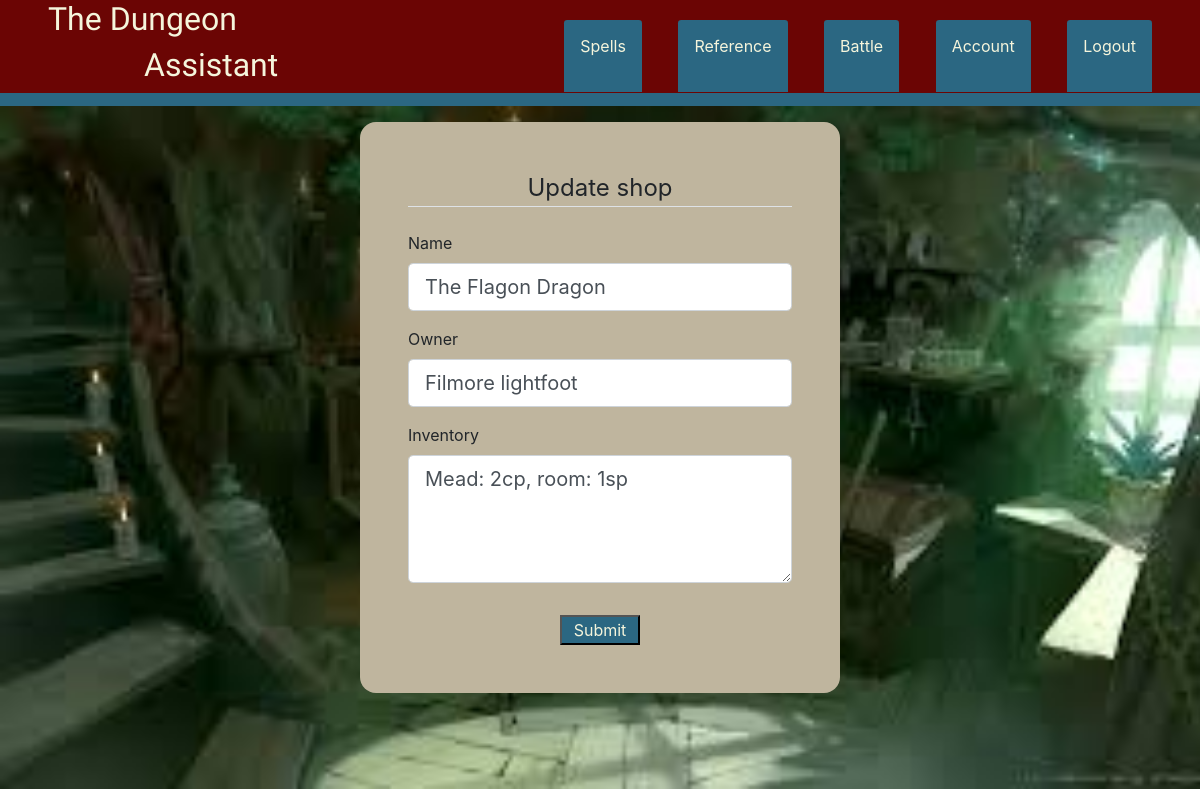
The page /reference/shop/1/update (signed in) on the database its author committed.
### the_assistant/models.py (models this page shows, shortened)
class Shop(db.Model):
    id = db.Column(db.Integer, primary_key=True)
    shop_name = db.Column(db.String(40), nullable=False)
    shop_owner = db.Column(db.String(40), nullable=False)
    inventory = db.Column(db.String(1225), nullable=False)
    user_id = db.Column(db.Integer, db.ForeignKey('user.id'), nullable=False)

### the_assistant/routes.py (the view)
@app.route('/reference/shop/<int:shop_id>/update', methods=['GET', 'POST'])
@login_required
def update_shop(shop_id):
    shop = Shop.query.get_or_404(shop_id)
    if shop.author != current_user:
        abort(403)
    form= CreateShop()
    if form.validate_on_submit():
        shop.shop_name = form.shop_name.data
        shop.shop_owner = form.shop_owner.data
        shop.inventory = form.inventory.data
        db.session.commit()
        flash('Shop updated!', 'success')
        return redirect(url_for('shop', shop_id=shop.id))
    elif request.method == 'GET':
        form.shop_name.data = shop.shop_name
        form.shop_owner.data = shop.shop_owner
        form.inventory.data = shop.inventory
    return render_template('createshop.html', title='Update Shop', form=form, legend= 'Update shop')

### the_assistant/forms.py
class CreateShop(FlaskForm):
    shop_name = StringField('Name', validators=[DataRequired()])
    shop_owner = StringField('Owner', validators=[DataRequired()])
    inventory = TextAreaField('Inventory', validators=[DataRequired()])
    submit = SubmitField('Submit')

### the_assistant/models.py (called while the page is built)
@login_manager.user_loader
def load_user(user_id):
    return User.query.get(int(user_id))

### the_assistant/templates/createshop.html (shortened to what this page needs)
{% extends 'base.html' %}
{% block content %}
<section class="back">
    <div class="background-character-2">
        <form method="POST" action="">
            <fieldset class="form-group">
                <legend class="border-bottom mb-4 center">{{ legend }}</legend>
                <div class="form-group">
                    {{ form.shop_name.label(class="from-control-label") }}
                    {% if form.shop_name.errors %}
                    {{ form.shop_name(class="form-control form-control-lg is-invalid") }}
                    <div class="invalid-feedback">
                        {% for error in form.shop_name.errors %}
                        <span>{{ error }}</span>
                        {% endfor %}
                    </div>
                    {% else %}
                    {{ form.shop_name(class="form-control form-control-lg") }}
                    {% endif %}
                </div>
                <div class="form-group">
                    {{ form.shop_owner.label(class="from-control-label") }}
                    {% if form.shop_owner.errors %}
                    {{ form.shop_owner(class="form-control form-control-lg is-invalid") }}
                    <div class="invalid-feedback">
                        {% for error in form.shop_owner.errors %}
                        <span>{{ error }}</span>
                        {% endfor %}
                    </div>
                    {% else %}
                    {{ form.shop_owner(class="form-control form-control-lg") }}
                    {% endif %}
                </div>
                <div class="form-group">
                    {{ form.inventory.label(class="from-control-label") }}
                    {% if form.inventory.errors %}
                    {{ form.inventory(class="form-control form-control-lg is-invalid") }}
                    <div class="invalid-feedback">
                        {% for error in form.inventory.errors %}
                        <span>{{ error }}</span>
                        {% endfor %}
                    </div>
                    {% else %}
                    {{ form.inventory(class="form-control form-control-lg height-8") }}
                    {% endif %}
                </div>
            </fieldset>
            <div class="center">
                {{ form.submit(class="view-button") }}
            </div>
        </form>
    </div>
</section>
{% endblock content %}

### the_assistant/static/main.css (style rules this page uses)
* { margin: 0; }
.center { display: flex; justify-content: center; }
.height-8 { height: 8rem; }
.view-button { width: 5rem; color: beige; background-color: #2B6782; }
.background-character-2 { background-color: #BFB59E; padding: 2rem; margin-top: 1rem; margin-bottom: 6rem; border-radius: 1rem; padding: 3rem; width: 30rem; }
.back { display: flex; justify-content: center; background-image: url(/static/site_pics/Shop-background.png); background-repeat: no-repeat; background-size: cover; }

### rows shown on the page
Shop: shop_name "The Flagon Dragon", shop_owner "Filmore lightfoot", inventory "Mead: 2cp, room: 1sp"

### other values the page prints
{{ legend }} "Update shop"
